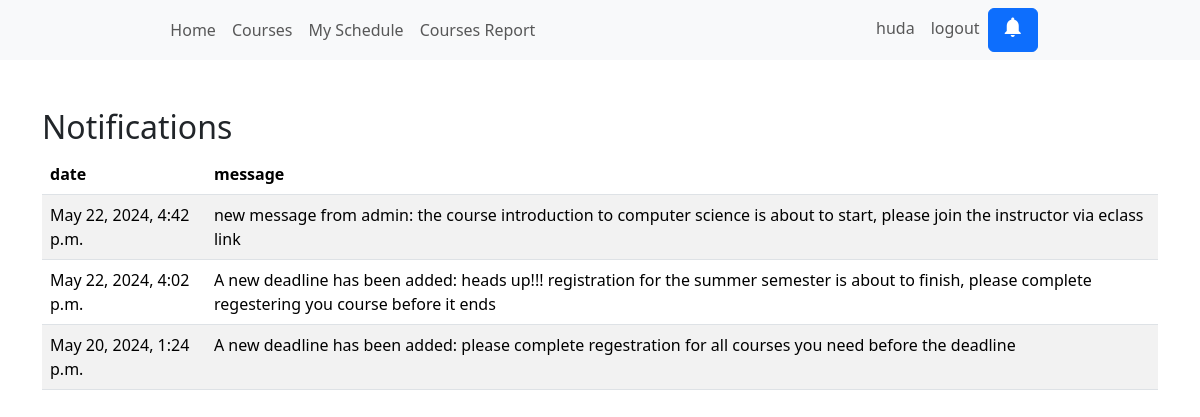
/notifications/ (signed in), run on an earlier commit of the app's database.
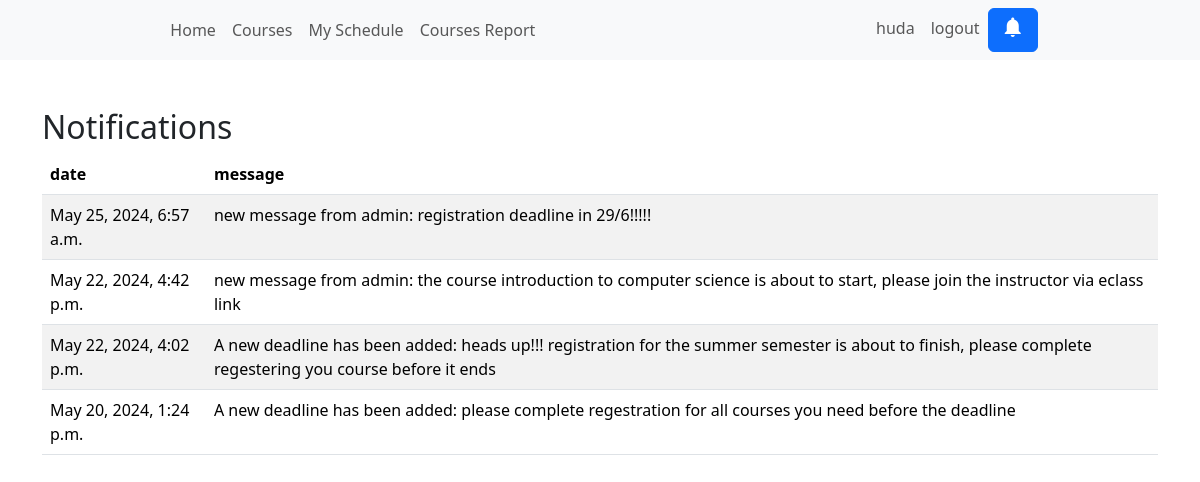
And on a later commit of the database.
### courses/models.py (models this page shows, shortened)
class Notification(models.Model):
    user = models.ForeignKey(User, on_delete=models.CASCADE)
    message = models.TextField()
    timestamp = models.DateTimeField(auto_now_add=True)
    is_read = models.BooleanField(default=False)

### courses/views.py (the view)
# urls.py: path('notifications/', views.notifications, name='notifications'),
@login_required
def notifications(request):
    notifications = Notification.objects.filter(user=request.user).order_by('-timestamp')
    return render(request, 'notifications.html', {'notifications': notifications})

### courses/templates/notifications.html (shortened to what this page needs)
{% extends "main.html" %}
{% block content %}
<div class="container mt-5">
    <h2>Notifications</h2>
    <table class=" table table-striped">
        <thead>
            <th>date</th>
            <th>message</th>
        </thead>
        <tbody>
            {% for notification in notifications %}
            <tr>
                <td>{{ notification.timestamp }}</td>
                <td>{{ notification.message }}</td>
            </tr>
            {% endfor %}
        </tbody>
    </table>
</div>
{% endblock content %}

### courses/templates/main.html (shortened to what this page needs)
<!DOCTYPE html>
<html lang="en">
<head>
    <link href="https://cdn.jsdelivr.net/npm/bootstrap@5.3.3/dist/css/bootstrap.min.css" rel="stylesheet"
>
</head>
<body>
    {% include "navbar.html" %}
    {% block content %}{% endblock content %}
</body>
</html>

### courses/templates/navbar.html (shortened to what this page needs)
<nav class="navbar navbar-expand-lg navbar-light bg-light">
  <div class="collapse navbar-collapse justify-content-around" id="navbarSupportedContent">
    <ul class="navbar-nav mr-auto">
      <li class="nav-item active">
        <a class="nav-link" href="{% url "home" %}">Home</a>
      </li>
      <li class="nav-item">
        <a class="nav-link" href="{% url "courses" %}">Courses</a>
      </li>
      <li class="nav-item">
        <a class="nav-link" href="{% url "student_courses" %}">My Schedule</a>
      </li>
      <li class="nav-item">
        <a class="nav-link" href="{% url "course_enrollment_report" %}">Courses Report</a>
      </li>
    </ul>
    <ul class="navbar-nav mr-auto">
      <li class="nav-item">
        <a class="nav-link" href="#">{{user.username}}</a>
      </li>
      {% if user.is_authenticated %}
      <li class="nav-item">
        <a class="nav-link" href="{% url "logout" %}">logout</a>
      </li>
      <a class="btn btn-primary" href="{% url "notifications" %}">
        <i class="material-icons">notifications</i>
      </a>
      {% endif %}
    </ul>
  </div>
</nav>

What changed in the data, as far as the page shows it:
added Notification: timestamp "May 25, 2024, 6:57 a.m.", message "new message from admin: registration deadline in 29/6!!!!!"
